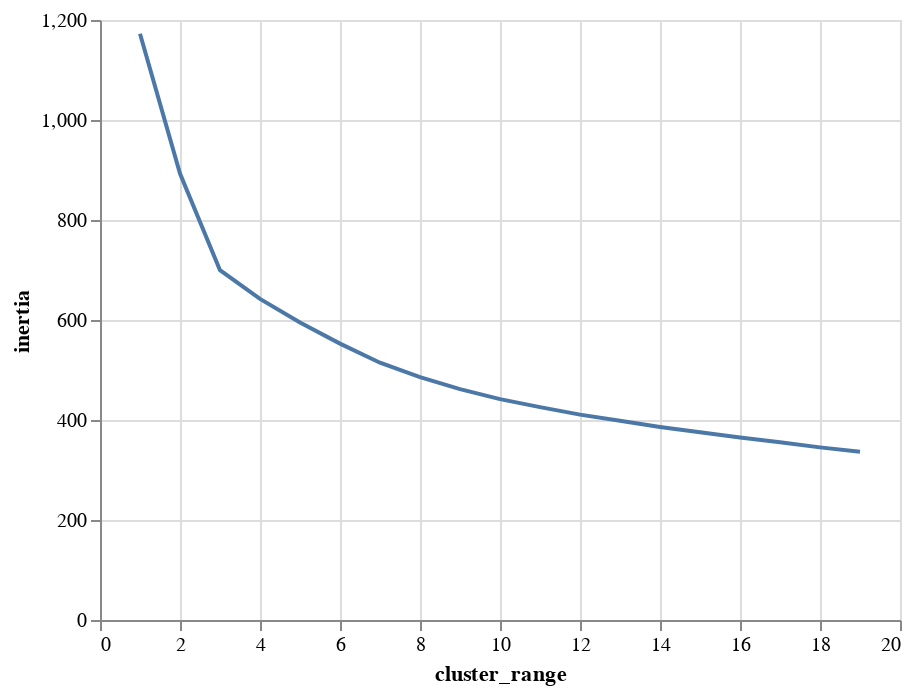

Notebook source saved alongside this figure:
### Code cell
import altair as alt
alt.Chart(clusters_history).mark_line().encode(x='cluster_range', y='inertia', tooltip=['cluster_range', 
                             'inertia']).interactive()

### Figure 1 — Vega-Lite specification as saved in the notebook (floating-point values rounded to 4 significant figures)
{"config": {"view": {"continuousWidth": 400, "continuousHeight": 300}}, "data": {"name": "data-39d25a3adfbadbdd9e36d337549b84ea"}, "mark": "line", "encoding": {"tooltip": [{"type": "quantitative", "field": "cluster_range"}, {"type": "quantitative", "field": "inertia"}], "x": {"type": "quantitative", "field": "cluster_range"}, "y": {"type": "quantitative", "field": "inertia"}}, "selection": {"selector001": {"type": "interval", "bind": "scales", "encodings": ["x", "y"]}}, "$schema": "https://vega.github.io/schema/vega-lite/v4.0.2.json", "datasets": {"data-39d25a3adfbadbdd9e36d337549b84ea": [{"cluster_range": 1, "inertia": 1172.0}, {"cluster_range": 2, "inertia": 893.0}, {"cluster_range": 3, "inertia": 699.7}, {"cluster_range": 4, "inertia": 642.1}, {"cluster_range": 5, "inertia": 594.8}, {"cluster_range": 6, "inertia": 552.8}, {"cluster_range": 7, "inertia": 514.6}, {"cluster_range": 8, "inertia": 485.7}, {"cluster_range": 9, "inertia": 461.7}, {"cluster_range": 10, "inertia": 441.8}, {"cluster_range": 11, "inertia": 425.7}, {"cluster_range": 12, "inertia": 410.7}, {"cluster_range": 13, "inertia": 398.4}, {"cluster_range": 14, "inertia": 386.1}, {"cluster_range": 15, "inertia": 375.4}, {"cluster_range": 16, "inertia": 364.8}, {"cluster_range": 17, "inertia": 355.4}, {"cluster_range": 18, "inertia": 345.3}, {"cluster_range": 19, "inertia": 336.3}]}}
